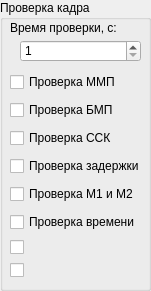
  <widget class="QGroupBox" name="groupBox_7">
   <property name="geometry">
    <rect>
     <x>10</x>
     <y>410</y>
     <width>151</width>
     <height>291</height>
    </rect>
   </property>
   <property name="title">
    <string>Проверка кадра</string>
   </property>
   <widget class="QLabel" name="label_18">
    <property name="geometry">
     <rect>
      <x>10</x>
      <y>20</y>
      <width>131</width>
      <height>16</height>
     </rect>
    </property>
    <property name="text">
     <string>Время проверки, с:</string>
    </property>
   </widget>
   <widget class="QSpinBox" name="sbCheckTime">
    <property name="geometry">
     <rect>
      <x>20</x>
      <y>40</y>
      <width>121</width>
      <height>22</height>
     </rect>
    </property>
    <property name="minimum">
     <number>1</number>
    </property>
    <property name="maximum">
     <number>2000</number>
    </property>
   </widget>
   <widget class="QWidget" name="verticalLayoutWidget">
    <property name="geometry">
     <rect>
      <x>10</x>
      <y>70</y>
      <width>131</width>
      <height>211</height>
     </rect>
    </property>
    <layout class="QVBoxLayout" name="verticalLayout_2">
     <item>
      <widget class="QCheckBox" name="cbCheckMMP">
       <property name="text">
        <string>Проверка ММП</string>
       </property>
      </widget>
     </item>
     <item>
      <widget class="QCheckBox" name="cbCheckBMP">
       <property name="text">
        <string>Проверка БМП</string>
       </property>
      </widget>
     </item>
     <item>
      <widget class="QCheckBox" name="cbCheckSSK">
       <property name="text">
        <string>Проверка ССК</string>
       </property>
      </widget>
     </item>
     <item>
      <widget class="QCheckBox" name="cbCheckDelay">
       <property name="text">
        <string>Проверка задержки</string>
       </property>
      </widget>
     </item>
     <item>
      <widget class="QCheckBox" name="cbCheckM1M2">
       <property name="text">
        <string>Проверка М1 и М2</string>
       </property>
      </widget>
     </item>
     <item>
      <widget class="QCheckBox" name="cbCheckTime">
       <property name="text">
        <string>Проверка времени</string>
       </property>
      </widget>
     </item>
     <item>
      <widget class="QCheckBox" name="cbCheckCRC">
       <property name="text">
        <string/>
       </property>
      </widget>
     </item>
     <item>
      <widget class="QCheckBox" name="cbCheckRS">
       <property name="text">
        <string/>
       </property>
      </widget>
     </item>
    </layout>
   </widget>
  </widget>
